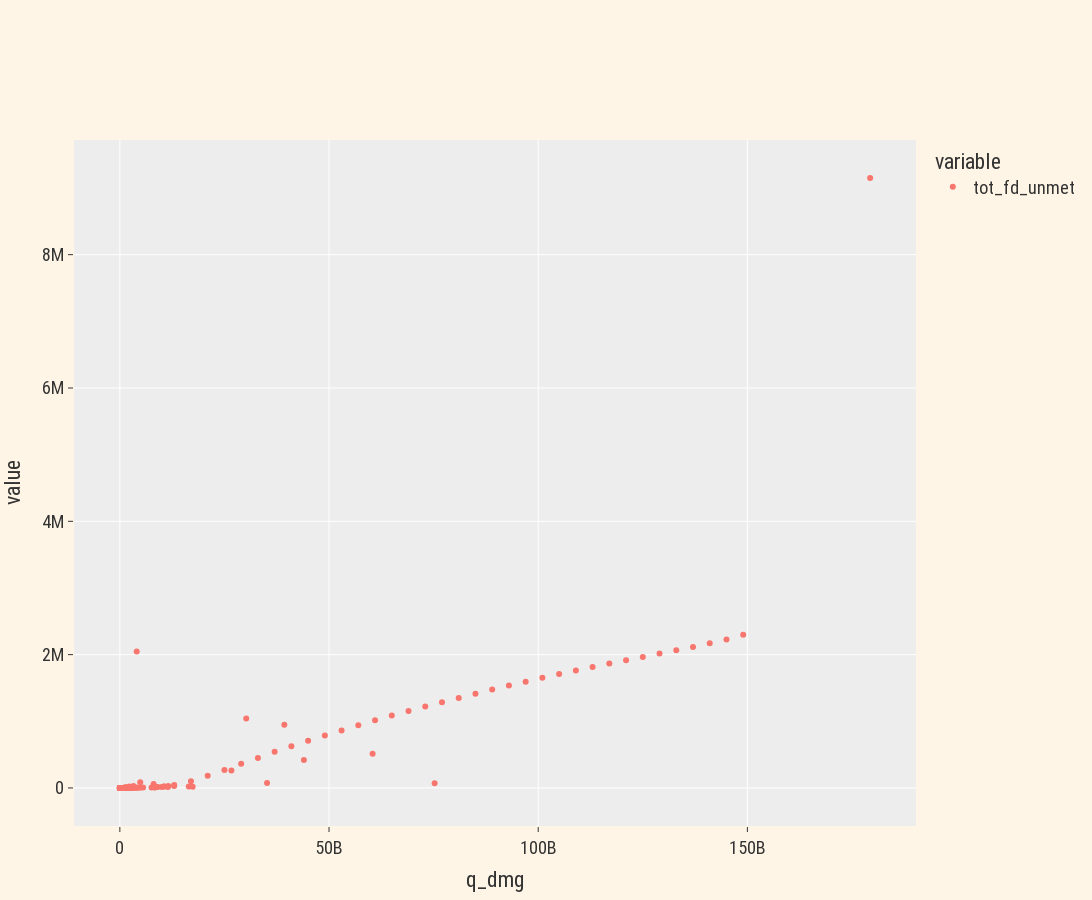

The notebook cell saved with this chart:
### Code cell
fig = px.scatter(meta_df, x='q_dmg', y='value', color="variable", hover_data=["region"])
fig.show()

### Figure 1 — Plotly figure (JSON) as saved in the notebook; plotly's stock layout.template omitted (floating-point values rounded to 4 significant figures; data arrays with more than 128 entries replaced by an {"elided": "..."} marker saying what was removed)
{"data": [{"customdata": {"elided": "155x1 str values"}, "hovertemplate": "variable=tot_fd_unmet<br>q_dmg=%{x}<br>value=%{y}<br>region=%{customdata[0]}<extra></extra>", "legendgroup": "tot_fd_unmet", "marker": {"color": "#F8766D", "symbol": "circle"}, "mode": "markers", "name": "tot_fd_unmet", "orientation": "v", "showlegend": true, "type": "scatter", "x": {"elided": "155 float values"}, "xaxis": "x", "y": {"elided": "155 float values"}, "yaxis": "y"}], "layout": {"height": 900, "legend": {"title": {"text": "variable"}, "tracegroupgap": 0}, "width": 1600, "xaxis": {"anchor": "y", "autorange": true, "domain": [0, 1], "range": [-10580000000.0, 189900000000.0], "title": {"text": "q_dmg"}, "type": "linear"}, "yaxis": {"anchor": "x", "autorange": true, "domain": [0, 1], "range": [-571000.0, 9720000.0], "title": {"text": "value"}, "type": "linear"}}}
